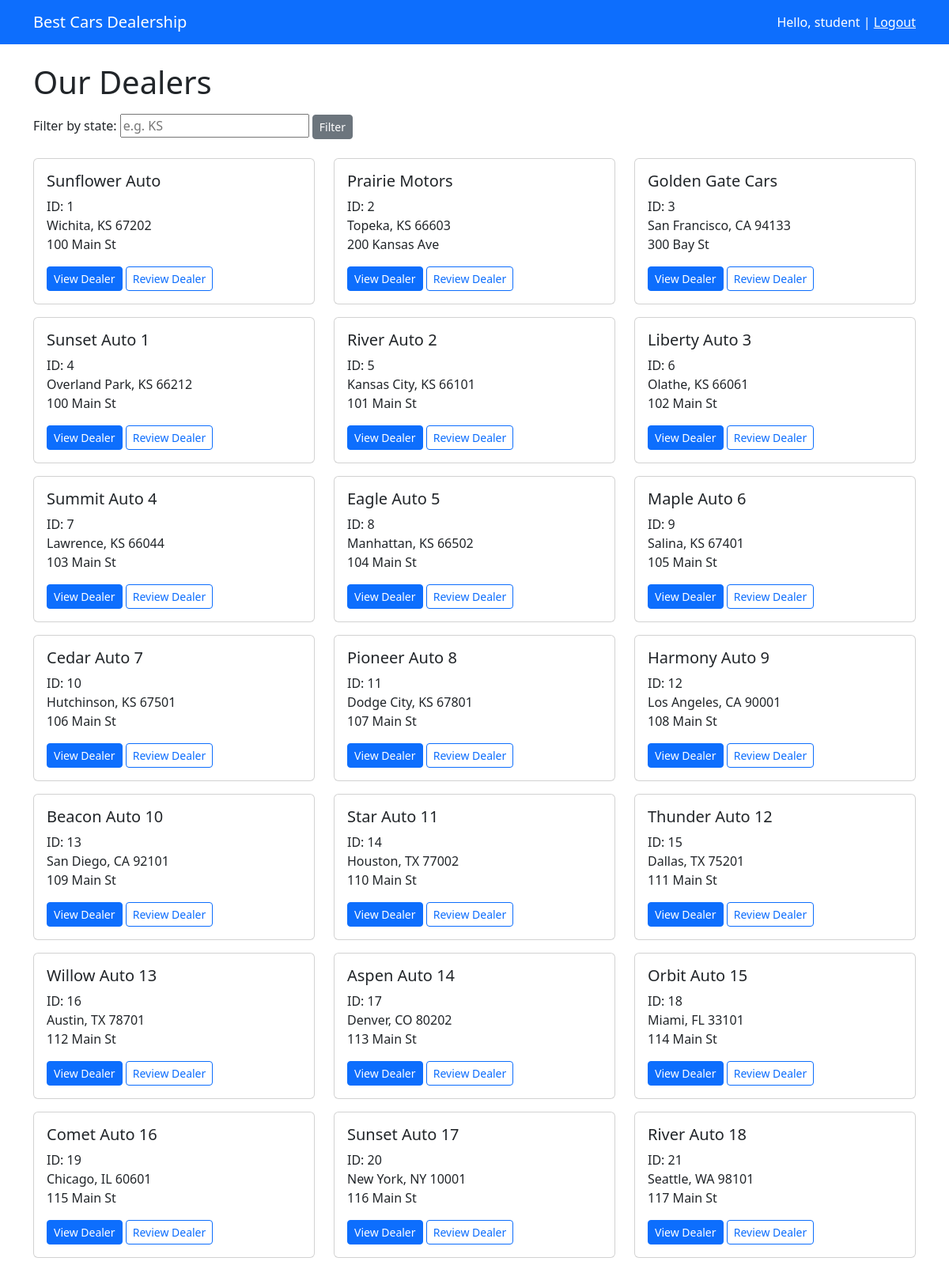
Screenshot of / (signed in, upper part) with the database file from the repository.
### djangoapp/models.py (models this page shows, shortened)
class Dealer(models.Model):
    name = models.CharField(max_length=100)
    short_name = models.CharField(max_length=50, default='')
    full_name = models.CharField(max_length=150, default='')
    city = models.CharField(max_length=100, default='')
    state = models.CharField(max_length=2, default='')
    address = models.CharField(max_length=200, default='')
    zip_code = models.CharField(max_length=10, default='')
    phone = models.CharField(max_length=20, default='')
    lat = models.FloatField(default=0.0)
    long = models.FloatField(default=0.0)

### djangoapp/views.py (the view)
# urls.py: path('', views.home, name='home'),
def home(request):
    state = request.GET.get('state', '').upper()
    dealers = Dealer.objects.filter(state=state) if state else Dealer.objects.all()
    return render(request, 'djangoapp/home.html', {'dealers': dealers, 'state': state})

### djangoapp/templates/djangoapp/home.html (shortened to what this page needs)
<!DOCTYPE html>
<html lang="en">
<head>
  <link href="https://cdn.jsdelivr.net/npm/bootstrap@5.3.3/dist/css/bootstrap.min.css" rel="stylesheet" />
</head>
<body>
  <nav class="navbar navbar-dark bg-primary">
    <div class="container">
      <a class="navbar-brand" href="/">Best Cars Dealership</a>
      <span class="navbar-text text-white">
        {% if user.is_authenticated %}Hello, {{ user.username }} | <a class="text-white" href="/logout/">Logout</a>{% else %}<a class="text-white" href="/login/">Login</a>{% endif %}
      </span>
    </div>
  </nav>
  <div class="container mt-4">
    <h1>Our Dealers{% if state %} in {{ state }}{% endif %}</h1>
    <form method="get" class="my-3">
      <label>Filter by state:</label>
      <input type="text" name="state" value="{{ state }}" placeholder="e.g. KS" maxlength="2" />
      <button class="btn btn-secondary btn-sm" type="submit">Filter</button>
    </form>
    <div class="row">
      {% for dealer in dealers %}
      <div class="col-md-4 my-2">
        <div class="card">
          <div class="card-body">
            <h5 class="card-title">{{ dealer.name }}</h5>
            <p>ID: {{ dealer.id }}<br />
              {{ dealer.city }}, {{ dealer.state }} {{ dealer.zip_code }}<br />{{ dealer.address }}</p>
            <a class="btn btn-primary btn-sm" href="/dealer/{{ dealer.id }}/">View Dealer</a>
            {% if user.is_authenticated %}
            <a class="btn btn-outline-primary btn-sm" href="/dealer/{{ dealer.id }}/review/">Review Dealer</a>
            {% endif %}
          </div>
        </div>
      </div>
      {% empty %}
      <p>No dealers found.</p>
      {% endfor %}
    </div>
  </div>
</body>
</html>

### rows the page displays
Dealer: name "Sunflower Auto", id "1", city "Wichita", state "KS", zip_code "67202", address "100 Main St"
Dealer: name "Prairie Motors", id "2", city "Topeka", state "KS", zip_code "66603", address "200 Kansas Ave"
Dealer: name "Golden Gate Cars", id "3", city "San Francisco", state "CA", zip_code "94133", address "300 Bay St"
Dealer: name "Sunset Auto 1", id "4", city "Overland Park", state "KS", zip_code "66212", address "100 Main St"
Dealer: name "River Auto 2", id "5", city "Kansas City", state "KS", zip_code "66101", address "101 Main St"
Dealer: name "Liberty Auto 3", id "6", city "Olathe", state "KS", zip_code "66061", address "102 Main St"
Dealer: name "Summit Auto 4", id "7", city "Lawrence", state "KS", zip_code "66044", address "103 Main St"
Dealer: name "Eagle Auto 5", id "8", city "Manhattan", state "KS", zip_code "66502", address "104 Main St"
Dealer: name "Maple Auto 6", id "9", city "Salina", state "KS", zip_code "67401", address "105 Main St"
Dealer: name "Cedar Auto 7", id "10", city "Hutchinson", state "KS", zip_code "67501", address "106 Main St"
Dealer: name "Pioneer Auto 8", id "11", city "Dodge City", state "KS", zip_code "67801", address "107 Main St"
Dealer: name "Harmony Auto 9", id "12", city "Los Angeles", state "CA", zip_code "90001", address "108 Main St"
Dealer: name "Beacon Auto 10", id "13", city "San Diego", state "CA", zip_code "92101", address "109 Main St"
Dealer: name "Star Auto 11", id "14", city "Houston", state "TX", zip_code "77002", address "110 Main St"
Dealer: name "Thunder Auto 12", id "15", city "Dallas", state "TX", zip_code "75201", address "111 Main St"
Dealer: name "Willow Auto 13", id "16", city "Austin", state "TX", zip_code "78701", address "112 Main St"
Dealer: name "Aspen Auto 14", id "17", city "Denver", state "CO", zip_code "80202", address "113 Main St"
Dealer: name "Orbit Auto 15", id "18", city "Miami", state "FL", zip_code "33101", address "114 Main St"
Dealer: name "Comet Auto 16", id "19", city "Chicago", state "IL", zip_code "60601", address "115 Main St"
Dealer: name "Sunset Auto 17", id "20", city "New York", state "NY", zip_code "10001", address "116 Main St"
Dealer: name "River Auto 18", id "21", city "Seattle", state "WA", zip_code "98101", address "117 Main St"

### other values shown
{{ user.username }} "student"
